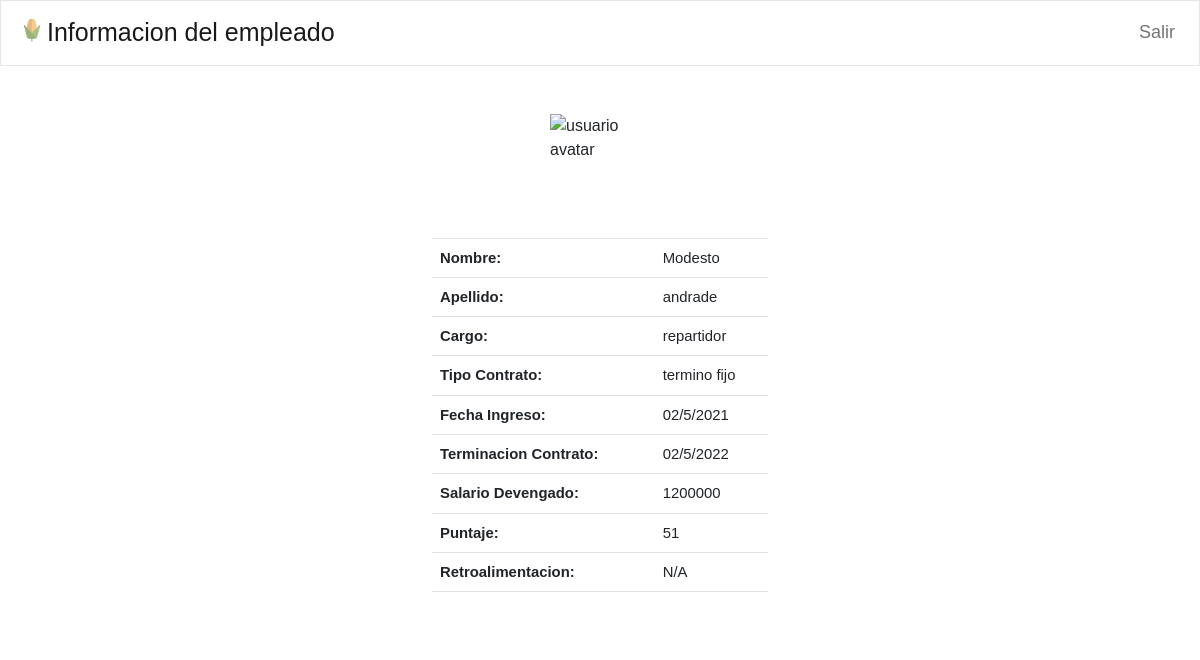
/empleado/4, run on the app's committed database.
### tables this page shows
CREATE TABLE "empleados" (
	"idusuario"	INTEGER NOT NULL,
	"documento"	VARCHAR NOT NULL,
	"nombre"	VARCHAR NOT NULL,
	"apellido"	VARCHAR NOT NULL,
	"edad"	INT NOT NULL,
	"profesion"	VARCHAR NOT NULL,
	"fecingreso"	DATE NOT NULL,
	"fecterminacion"	DATE NOT NULL,
	"tipocontrato"	VARCHAR NOT NULL,
	"salario"	INT NOT NULL,
	"cargo"	VARCHAR NOT NULL,
	"retroalimentacion"	TEXT NOT NULL,
	"puntaje"	INT NOT NULL,
	"area"	TEXT,
	PRIMARY KEY("idusuario" AUTOINCREMENT)
);

### app.py (the view)
@app.route('/empleado/<int:empleado>', methods=["GET"])
def Empleado(empleado):
    sql = 'SELECT * FROM empleados where idusuario = %s'% (empleado)
    res = ejecutar_sel(sql)
    if len(res)>0:
        return render_template('InfoUser.html', info = res[0])

### bdatos.py (called while the page is built)
def ejecutar_sel(sql) -> list:
    try:
        with sqlite3.connect(NOM_BD) as con:  # Conectarse a la base de datos
            cur = con.cursor()                # Crea un área intermedia para gestión de los contenidos
            res = cur.execute(sql).fetchall() # Se obtienen los registros devueltos
    except:
        res = None
    return res

### templates/InfoUser.html (shortened to what this page needs)
<!DOCTYPE html>
<html lang="es">
    <head>
        <link rel="stylesheet" href="https://bootswatch.com/4/litera/bootstrap.min.css">
        <link href="https://cdn.jsdelivr.net/npm/bootstrap@5.0.2/dist/css/bootstrap.min.css" rel="stylesheet"
>
        <link rel="stylesheet" href="https://cdn.jsdelivr.net/npm/bootstrap-icons@1.5.0/font/bootstrap-icons.css">
        <link rel="stylesheet" type="text/css" href='{{ url_for("static", filename="css/master.css")}}'/>
    </head>
    <body>
        <header class="bg-primary">
            <nav class="navbar navbar-expand-lg navbar-light bg-light" >
                <a class="navbar-brand font-nav" href="/dashboard">
                    <img src="{{ url_for('static', filename='img/favicon.ico') }}" alt="" width="30" height="24" class="d-inline-block align-text-top">Informacion del empleado </a>
                <div class="collapse navbar-collapse">
                    <ul class="navbar-nav ml-auto" style="display: flex; justify-content: end;">
                        <li class="nav-item">
                            <a class="nav-link font-navr up" href="/login">Salir</a>
                        </li>
                    </ul>
                </div>
            </nav>
        </header>
        <br>
        <div class="container-md info_background">
            <br>
            <div style="display: flex;justify-content: center;">
                <img src="https://www.svgrepo.com/show/10678/avatar.svg" width="100" height="100" alt="usuario avatar">
            </div>
            <br>
            <table class="table table-hover ">
                    <tbody>
                        <tr>
                            <td><b>Nombre:</b></td>
                            <td>{{info[2]}}</td>
                        </tr>
                        <tr>
                        <td><b>Apellido:</b></td>
                        <td>{{info[3]}}</td>
                        </tr>
                        <tr>
                            <td><b>Cargo:</b></td>
                            <td>{{info[10]}}</td>
                        </tr>
                        <tr>
                            <td><b>Tipo Contrato:</b></td>
                            <td>{{info[8]}}</td>
                        </tr>
                        <tr>
                            <td><b>Fecha Ingreso:</b></td>
                            <td>{{info[6]}}</td>
                        </tr>
                        <tr>
                            <td><b>Terminacion Contrato:</b></td>
                            <td>{{info[7]}}</td>
                        </tr>
                        <tr>
                            <td><b>Salario Devengado:</b></td>
                            <td>{{info[9]}}</td>
                        </tr>
                        <tr>
                            <td><b> Puntaje:</b></td>
                            <td>{{info[12]}}</td>
                        </tr>
                        <tr>
                            <td><b>Retroalimentacion:</b></td>
                            <td>{{info[11]}}</td>
                        </tr>
                    </tbody>
            </table>
            <br>
        </div>
    <br>
    </body>
</html>

### static/css/master.css (style rules this page uses)
.font-nav { font-size: 25px; }
.font-navr { font-size: 18px; }
body { margin: 0; padding: 0; background-image: url('https://www.trackitagro.com/wp-content/uploads/2021/09/pexels-mark-stebnicki-2749165-scaled.jpg'); background-size: cover; font-family: sans-serif; height: 100vh; }
.info_background { width: 30%; height: auto; background: #fff; border-radius: 15px; }

### data on the page
empleados: nombre "Modesto", apellido "andrade", cargo "repartidor", tipocontrato "termino fijo", fecingreso "02/5/2021", fecterminacion "02/5/2022", salario "1200000", puntaje "51", retroalimentacion "N/A"
